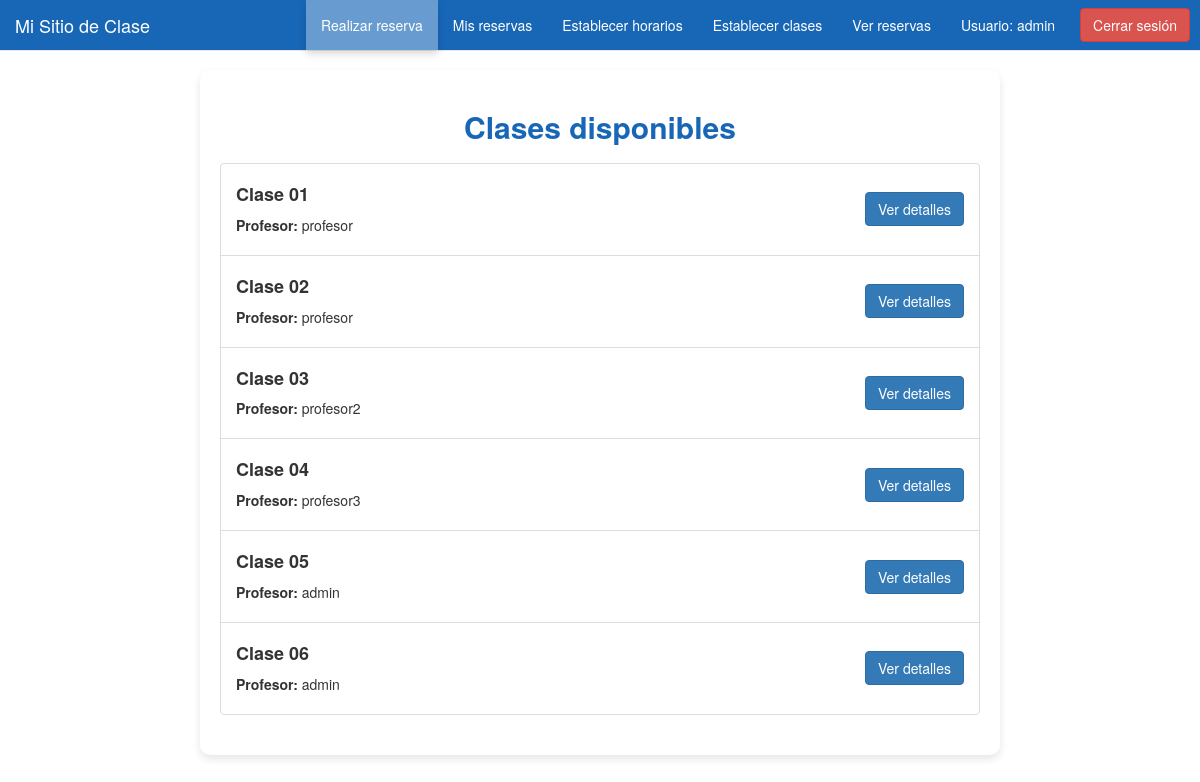
The app's page /catalog/clases/ (signed in) with its own data.
### catalog/models.py (models this page shows, shortened)
class Clase(models.Model):
    nombre = models.CharField(max_length=200)
    profesor = models.ForeignKey(User, on_delete=models.SET_NULL, null=True, blank=True)
    horario = models.ManyToManyField(Horario)
    class Meta:
        permissions = [
            ("puede_gestionar_clases", "Puede gestionar las clases"),
            ("puede_ver_reservas_profesor", "Puede ver las reservas de los alumnos en las clases del profesor"),
            ("puede_realizar_reservas", "Puede realizar reservas"),
            ("puede_ver_reservas_alumno", "Puede ver sus reservas que ha hecho"),
        ]

### catalog/views.py (the view)
# urls.py: path('clases/', views.clase_list, name='clase_list'),
@login_required
@permission_required('catalog.puede_realizar_reservas', raise_exception=True)
def clase_list(request):
    clases = Clase.objects.all()
    return render(request, 'catalog/clase_list.html', {'clases': clases})

### catalog/templates/catalog/clase_list.html
{% extends "base_generic.html" %}
{% block content %}
  <div class="container" style="max-width: 800px; margin: 0 auto; padding: 20px; background-color: white; border-radius: 10px; box-shadow: 0 4px 8px rgba(0,0,0,0.1);">
    <h2 class="text-center" style="color: #1867B7; margin-bottom: 20px;"><strong>Clases disponibles</strong></h2>
    <ul class="list-group">
      {% for clase in clases %}
        <li class="list-group-item" style="display: flex; justify-content: space-between; align-items: center;">
          <div>
            <h4><strong>{{ clase.nombre }}</strong></h4>
            <p><strong>Profesor:</strong> {{ clase.profesor.username }}</p>
          </div>
          <a href="{% url 'clase_detail' clase.id %}" class="btn btn-primary">Ver detalles</a>
        </li>
      {% empty %}
        <li class="list-group-item">
          <p class="text-center">No hay clases disponibles en este momento.</p>
        </li>
      {% endfor %}
    </ul>
  </div>
{% endblock %}

### catalog/templates/base_generic.html (shortened to what this page needs)
<!DOCTYPE html>
<html lang="es">
<head>
  <link rel="stylesheet" href="https://maxcdn.bootstrapcdn.com/bootstrap/3.3.7/css/bootstrap.min.css">
</head>
<body>
  <nav class="navbar navbar-default navbar-fixed-top" style="background-color: #1867B7; color: white;">
    <div class="container-fluid">
      <div class="navbar-header">
        <a class="navbar-brand" href="{% url 'inicio' %}" style="color: white;">Mi Sitio de Clase</a>
      </div>
      <ul class="nav navbar-nav navbar-right">
        {% if perms.catalog.puede_realizar_reservas %}
          <li class="navbar-item {% if request.resolver_match.url_name == 'clase_list' %}active{% endif %}">
            <a href="{% url 'clase_list' %}" style="color: white;">Realizar reserva</a>
          </li>
        {% endif %}
        {% if perms.catalog.puede_ver_reservas_alumno %}
          <li class="navbar-item {% if request.resolver_match.url_name == 'mis_reservas' %}active{% endif %}">
            <a href="{% url 'mis_reservas' %}" style="color: white;">Mis reservas</a>
          </li>
        {% endif %}
        {% if perms.catalog.puede_gestionar_clases %}
          <li class="navbar-item {% if request.resolver_match.url_name == 'gestionar_horarios' %}active{% endif %}">
            <a href="{% url 'gestionar_horarios' %}" style="color: white;">Establecer horarios</a>
          </li>
          <li class="navbar-item {% if request.resolver_match.url_name == 'gestionar_clases' %}active{% endif %}">
            <a href="{% url 'gestionar_clases' %}" style="color: white;">Establecer clases</a>
          </li>
        {% endif %}
        {% if perms.catalog.puede_ver_reservas_profesor %}
          <li class="navbar-item {% if request.resolver_match.url_name == 'ver_reservas_profesor' %}active{% endif %}">
            <a href="{% url 'ver_reservas_profesor' %}" style="color: white;">Ver reservas</a>
          </li>
        {% endif %}
        {% if user.is_authenticated %}
          <li class="navbar-item {% if request.resolver_match.url_name == 'perfil_usuario' %}active{% endif %}">
            <a href="{% url 'perfil_usuario' %}" style="color: white;">Usuario: {{ user.get_username }}</a>
          </li>
          <li>
            <form method="post" action="{% url 'logout' %}" style="display:inline;">
              <button type="submit" class="btn btn-danger navbar-btn" style="margin-right: 10px; margin-left: 10px;">Cerrar sesión</button>
            </form>
          </li>
        {% endif %}
      </ul>
    </div>
  </nav>
  <div class="container" style="padding-top: 70px;">
    {% block content %}{% endblock %}
  </div>
</body>
</html>

### catalog/templates/base_generic.html (style rules this page uses)
.navbar-item { transition: background-color 0.3s ease-in-out, box-shadow 0.3s ease-in-out; }
.active > a { background-color: rgba(255, 255, 255, 0.35) !important; box-shadow: 0px 4px 8px rgba(0, 0, 0, 0.15); }

### records on screen
Clase: nombre "Clase 01", profesor.username "profesor"
Clase: nombre "Clase 02", profesor.username "profesor"
Clase: nombre "Clase 03", profesor.username "profesor2"
Clase: nombre "Clase 04", profesor.username "profesor3"
Clase: nombre "Clase 05", profesor.username "admin"
Clase: nombre "Clase 06", profesor.username "admin"

### other values on screen
{{ user.get_username }} "admin"
